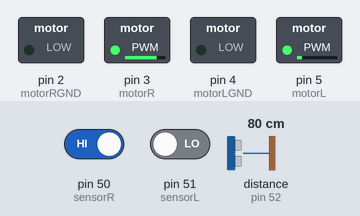
A sketch run on a simulated Arduino Mega 2560, built with avr-gcc and run on an emulated ATmega2560. On the bench: switched loads named in the sketch (green lamp = pin HIGH). Wiring (inferred from the names in the program): ultrasonic range finder: trigger pin 53; echo pin 52. Inputs (shaded band) come from the test bench; at power-on: distance to the obstacle (sensor on pin 52) 80 cm, pin 50 (sensorR) HIGH, pin 51 (sensorL) LOW. The echo pulse lasts 58.3 µs per cm; pins used as bus, display or sensor lines are not drawn.

Above: at 1.2 s.
1.3 s: distance to the obstacle (sensor on pin 52) set to 23 cm
2.8 s: distance to the obstacle (sensor on pin 52) set to 18 cm
At 3.3 s:
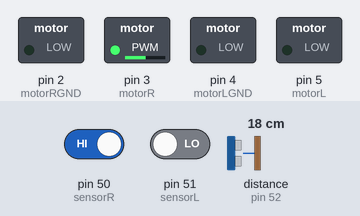
5.8 s: distance to the obstacle (sensor on pin 52) set to 35 cm
At 6.3 s:
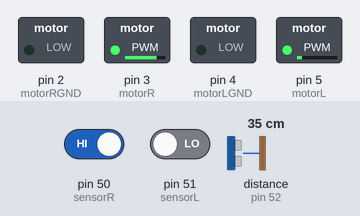
7.3 s: pin 50 (sensorR) driven LOW
At 8.5 s:
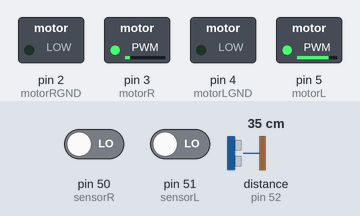
8.8 s: pin 50 (sensorR) driven HIGH
At 9.7 s:
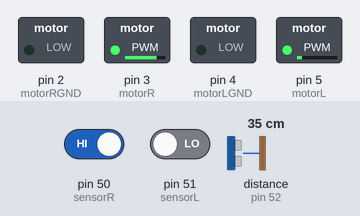
Timing chart, 0 to 11.3 s (numbered marks = the images above; inputs shaded):
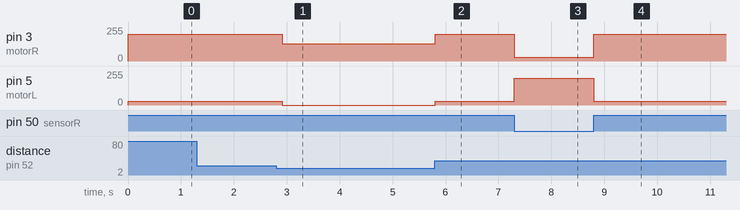

The sketch:

Seguidor_de_Faixa_MEGA.ino
```cpp
//Estou mexendo neste programa, ainda tem uns erros, precisamos ver se vamos precisar de um 3o sensor

#define sensorL 51
#define sensorR 50
#define trigPin 53
#define echoPin 52
#define motorL 5
#define motorR 3
#define motorLGND 4
#define motorRGND 2

int velocity = 0;
float distance = 0;
boolean count = true;

#define DELAY 2000

void setup() {
  pinMode(sensorL, INPUT);
  pinMode(sensorR, INPUT);
  pinMode(trigPin, OUTPUT);
  pinMode(echoPin, INPUT);
  pinMode(motorL, OUTPUT);
  pinMode(motorR, OUTPUT);

  pinMode(motorLGND, OUTPUT);
  pinMode(motorRGND, OUTPUT);
  digitalWrite(motorLGND, LOW);
  digitalWrite(motorRGND, LOW);
}

void followOutside() {
    if(digitalRead(sensorR) == 0){
      analogWrite(motorL, velocity);
      if(velocity == 200) analogWrite(motorR, 30);
      else analogWrite(motorR, velocity - 130);
    }
    else {
      if(velocity == 200) analogWrite(motorL, 30);
      else analogWrite(motorL, velocity - 130);
      analogWrite(motorR, velocity);
    }
}

void followInside() {
    if(digitalRead(sensorL) == 0) {
      if(velocity == 200) analogWrite(motorL, 30);
      else analogWrite(motorL, velocity - 130);
      analogWrite(motorR, velocity);
    }
    else {
      analogWrite(motorL, velocity);
      if(velocity == 200) analogWrite(motorR, 30);
      else analogWrite(motorR, velocity - 100);
    }
}

void ultrasonicRead() {
  float duration;
  digitalWrite(trigPin, LOW);
  delayMicroseconds(2);
  digitalWrite(trigPin, HIGH);
  delayMicroseconds(10);
  digitalWrite(trigPin, LOW);
  duration = pulseIn(echoPin, HIGH);
  distance = (duration / 58.2);
}

void stayAway() {
   if(distance < 25 && velocity > 130) {
      velocity--;
   }
   else {
      if(distance > 30 && velocity < 200) {
         velocity++;
      }
   }
}

void loop() {

  unsigned long time;

  ultrasonicRead();

  if(distance < 20) {  //Achou o Dummy

    stayAway();

    if(count) {  //Parte grande da trajetoria
      followInside();
      if(sensorR == 0) {
        velocity = 200;
        time = millis();
        while(millis() < time + DELAY) {
          followInside();
        }
        while(sensorR == 1) {
          followInside();
        }
        time = millis();
        while(millis() < time + DELAY) {
          followInside();
        }
      }
    }

    else {  //Parte pequena da trajetoria
      followOutside();
      if(sensorL == 0) {
        time = millis();
        while(millis() < time + DELAY) {
          stayAway();
          followOutside();
        }
        count = true;
      }
    }

  }

  else {  //Nao achou o Dummy

    if(count) { //Parte grande da trajetoria
      velocity = 200;
      followOutside();
      if(sensorL == 0) {
        time = millis();
        while(millis() < time + DELAY) {
          followOutside();
        }
        count = false;
      }
    }

    else { //Parte pequena da trajetoria
      velocity = 200;
      followOutside();
      if(sensorL == 0) {
        time = millis();
        while(millis() < time + DELAY) {
          followOutside();
        }
        count = true;
      }
    }
  }
}
```

Measured:
- the behaviour switches between 21 and 20 cm on distance to the obstacle (sensor on pin 52) (found by bisection; images 0 and 1)
- after the input at 1.3 s, every drawn part: stays the same
- after the input at 2.8 s, pin 3 (motorR): 200/255 → 130/255 after 0.11 s; pin 5 (motorL): 30/255 → 0/255 after 0.11 s
- after the input at 5.8 s, pin 3 (motorR): 130/255 → 200/255 at once; pin 5 (motorL): 0/255 → 30/255 at once
- after the input at 7.3 s, pin 3 (motorR): 200/255 → 30/255 at once; pin 5 (motorL): 30/255 → 200/255 at once
- after the input at 8.8 s, pin 3 (motorR): 30/255 → 200/255 at once; pin 5 (motorL): 200/255 → 30/255 at once
